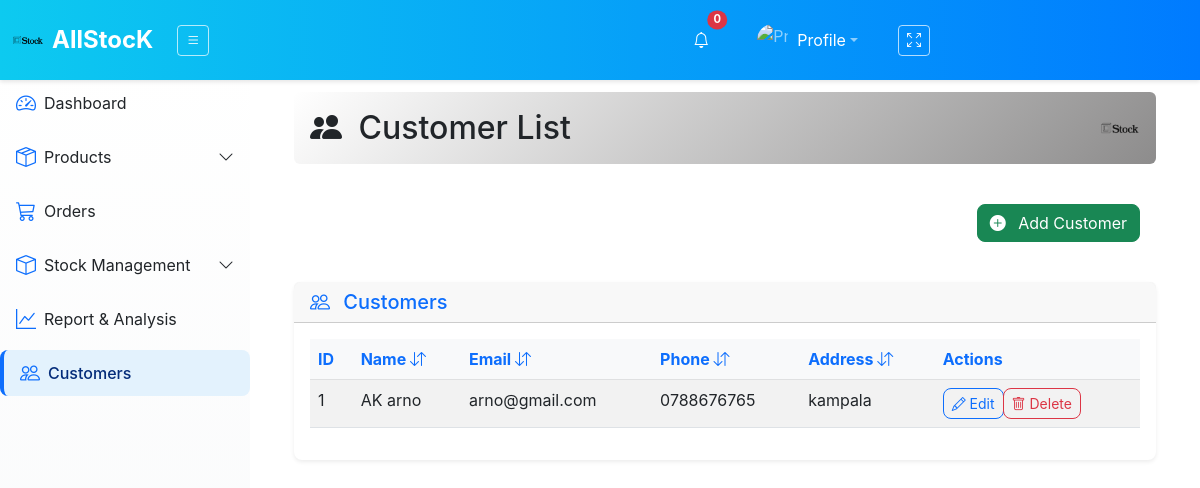
/customers/, run on an earlier commit of the app's database.
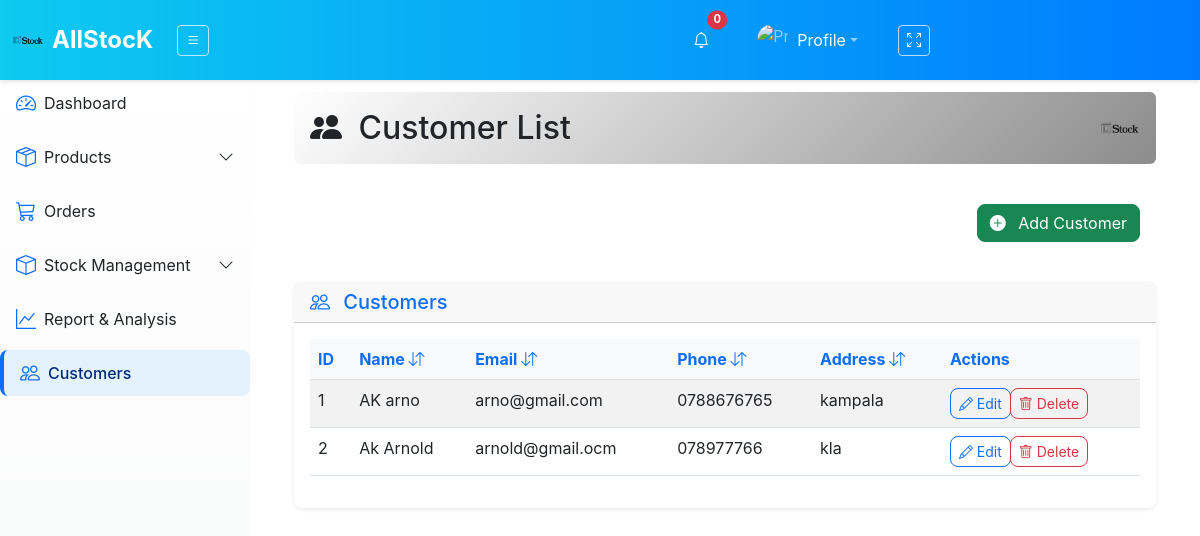
And on a later commit of the database.
### inventory_sys/models.py (models this page shows, shortened)
class Customer(models.Model):
    name = models.CharField(max_length=100)
    email = models.EmailField(unique=True)
    phone = models.CharField(max_length=10)
    address = models.CharField(max_length=40)

### inventory_sys/views.py (the view, shortened to what this page needs)
# urls.py: path('customers/', views.customer_list, name='customer_list'),
def customer_list(request):
    customers = Customer.objects.all()
    paginator = Paginator(customers, 7)
    page_number = request.GET.get('page')
    page_obj = paginator.get_page(page_number)
    total_cust = Customer.objects.count()
    context = {
        'page_obj': page_obj,
        'total_cust': total_cust,
    }
    return render(request, 'Invapp/customer_list.html', context)

### inventory_sys/templates/InvApp/customer_list.html (shortened to what this page needs)
{% extends "InvApp/layout.html" %}
{% load static %}
{% block content %}
<div class="container-fluid pt-3">
    <div class="d-flex justify-content-between align-items-center mb-4 p-3 rounded" style="background: linear-gradient(135deg, #ffffff 0%, #8d8c8c 100%); color: #fff;">
        <h2 class="m-0 text-dark"><i class="bi bi-people-fill me-2"></i> Customer List</h2>
        <img src="{% static 'images/logo-sm.png' %}" alt="Logo" style="height: 40px; opacity: 0.9;">
    </div>
    <div class="card border-0  rounded-3 mb-4">
        <div class="card-body">
            <div class="row g-3 align-items-end">
                <div class=" d-flex justify-content-end">
                    <button type="button" class="btn btn-success rounded-3" data-bs-toggle="modal" data-bs-target="#addCustomerModal">
                        <i class="bi bi-plus-circle-fill me-2"></i> Add Customer
                    </button>
                </div>
            </div>
        </div>
    </div>
    <div class="card border-0 shadow-sm rounded-3">
        <div class="card-header  text-primary">
            <h5 class="mb-0"><i class="bi bi-people me-2"></i> Customers</h5>
        </div>
        <div class="card-body">
            <div class="table-responsive">
                    <table id="example" class="table table-striped" style="width:100%">
                    <thead class="table-light">
                        <tr>
                            <th>ID</th>
                            <th>Name <i class="bi bi-arrow-down-up sort-icon" data-column="1"></i></th>
                            <th>Email <i class="bi bi-arrow-down-up sort-icon" data-column="2"></i></th>
                            <th>Phone <i class="bi bi-arrow-down-up sort-icon" data-column="3"></i></th>
                            <th>Address <i class="bi bi-arrow-down-up sort-icon" data-column="4"></i></th>
                            <th>Actions</th>
                        </tr>
                    </thead>
                    <tbody>
                        {% for customer in page_obj %}
                        <tr>
                            <td>{{ customer.id }}</td>
                            <td>{{ customer.name }}</td>
                            <td>{{ customer.email }}</td>
                            <td>{{ customer.phone }}</td>
                            <td>{{ customer.address }}</td>
                            <td>
                                <div class="btn-group">
                                    <button type="button" class="btn btn-sm btn-outline-primary rounded-3" data-bs-toggle="modal" data-bs-target="#editCustomerModal{{ customer.id }}">
                                        <i class="bi bi-pencil"></i> Edit
                                    </button>
                                    <button type="button" class="btn btn-sm btn-outline-danger rounded-3" data-bs-toggle="modal" data-bs-target="#deleteCustomerModal{{ customer.id }}">
                                        <i class="bi bi-trash"></i> Delete
                                    </button>
                                </div>
                            </td>
                        </tr>
                        {% endfor %}
                    </tbody>
                </table>
            </div>
        </div>
    </div>
</div>
{% endblock %}

What changed in the data, as far as the page shows it:
added Customer: id "2", name "Ak Arnold", email "arnold@gmail.ocm", phone "078977766", address "kla"
